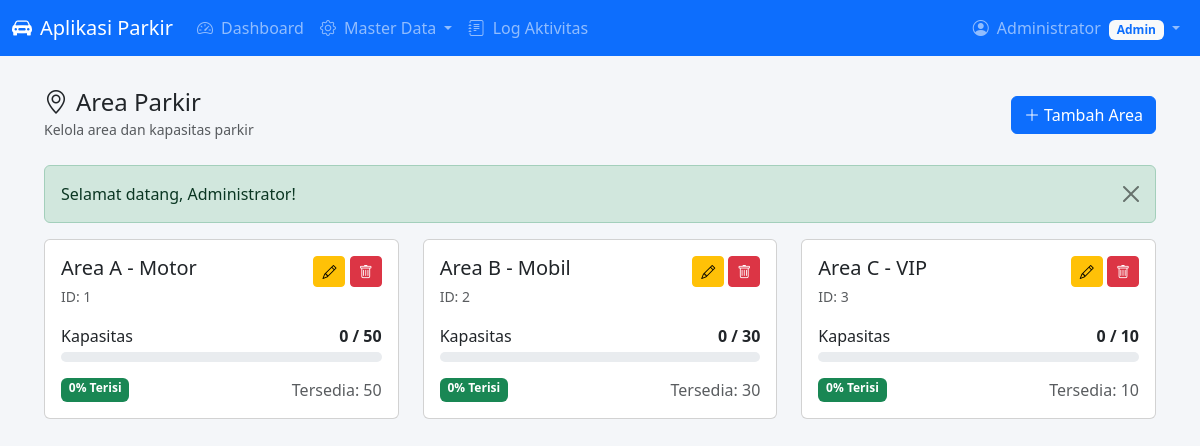
The page /pages/admin/area.php (signed in) on the database its author committed.
### tables this page shows
CREATE TABLE tb_area_parkir (
    id_area INT(11) NOT NULL AUTO_INCREMENT,
    nama_area VARCHAR(50) NOT NULL,
    kapasitas INT(5) NOT NULL,
    terisi INT(5) NOT NULL DEFAULT 0,
    PRIMARY KEY (id_area)
);

### pages/admin/area.php (the view, shortened to what this page needs)
<?php
require_once __DIR__ . '/../../includes/auth_check.php';
$action = $_GET['action'] ?? 'list';
$areaList = mysqli_query($conn, "SELECT * FROM tb_area_parkir ORDER BY id_area ASC");
include __DIR__ . '/../../includes/header.php';
include __DIR__ . '/../../includes/navbar.php';
?>
<div class="main-content">
    <div class="container-fluid">
        <div class="d-flex justify-content-between align-items-center mb-4">
            <div>
                <h4 class="mb-0"><i class="bi bi-geo-alt me-2"></i>Area Parkir</h4>
                <small class="text-muted">Kelola area dan kapasitas parkir</small>
            </div>
            <?php if ($action == 'list'): ?>
            <a href="?action=add" class="btn btn-primary">
                <i class="bi bi-plus-lg me-1"></i>Tambah Area
            </a>
            <?php else: ?>
            <a href="<?= APP_URL ?>/pages/admin/area.php" class="btn btn-secondary">
                <i class="bi bi-arrow-left me-1"></i>Kembali
            </a>
            <?php endif; ?>
        </div>
        <?= getFlash() ?>
        <?php if ($action == 'list'): ?>
        <div class="row g-4 mb-4">
            <?php while ($row = mysqli_fetch_assoc($areaList)): ?>
            <?php
                $persentase = $row['kapasitas'] > 0 ? round(($row['terisi'] / $row['kapasitas']) * 100) : 0;
                $colorClass = $persentase < 50 ? 'success' : ($persentase < 80 ? 'warning' : 'danger');
            ?>
            <div class="col-md-6 col-lg-4">
                <div class="card h-100">
                    <div class="card-body">
                        <div class="d-flex justify-content-between align-items-start mb-3">
                            <div>
                                <h5 class="card-title mb-1"><?= escape($row['nama_area']) ?></h5>
                                <small class="text-muted">ID: <?= $row['id_area'] ?></small>
                            </div>
                            <div>
                                <a href="?action=edit&id=<?= $row['id_area'] ?>" class="btn btn-sm btn-warning">
                                    <i class="bi bi-pencil"></i>
                                </a>
                                <a href="?action=delete&id=<?= $row['id_area'] ?>" class="btn btn-sm btn-danger btn-delete">
                                    <i class="bi bi-trash"></i>
                                </a>
                            </div>
                        </div>
                        <div class="mb-3">
                            <div class="d-flex justify-content-between mb-1">
                                <span>Kapasitas</span>
                                <span class="fw-bold"><?= $row['terisi'] ?> / <?= $row['kapasitas'] ?></span>
                            </div>
                            <div class="progress" style="height: 10px;">
                            </div>
                        </div>
                        <div class="d-flex justify-content-between">
                            <span class="badge bg-<?= $colorClass ?>"><?= $persentase ?>% Terisi</span>
                            <span class="text-muted">Tersedia: <?= $row['kapasitas'] - $row['terisi'] ?></span>
                        </div>
                    </div>
                </div>
            </div>
            <?php endwhile; ?>
        </div>
        <?php endif; ?>
    </div>
</div>
<?php include __DIR__ . '/../../includes/footer.php'; ?>

### assets/css/style.css (style rules this page uses)
:root { --primary-color: #0d6efd; --secondary-color: #6c757d; --success-color: #198754; --danger-color: #dc3545; --warning-color: #ffc107; --info-color: #0dcaf0; --light-color: #f8f9fa; --dark-color: #212529; }
body { font-family: 'Segoe UI', Tahoma, Geneva, Verdana, sans-serif; background-color: #f4f6f9; min-height: 100vh; }
.main-content { padding: 2rem; }

### rows shown on the page
tb_area_parkir: nama_area "Area A - Motor", id_area "1", terisi "0", kapasitas "50", $row['kapasitas']-$row['terisi'] "50"
tb_area_parkir: nama_area "Area B - Mobil", id_area "2", terisi "0", kapasitas "30", $row['kapasitas']-$row['terisi'] "30"
tb_area_parkir: nama_area "Area C - VIP", id_area "3", terisi "0", kapasitas "10", $row['kapasitas']-$row['terisi'] "10"

### other values the page prints
APP_NAME "Aplikasi Parkir"
currentUser('nama_lengkap') "Administrator"
$userRole "Admin"
$flash['message'] "Selamat datang, Administrator!"
